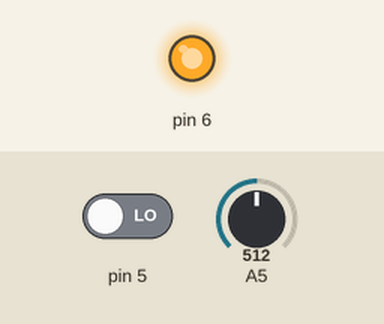
The sketch below on a simulated Arduino Uno, built with avr-gcc and run on an emulated ATmega328P. Shown: output pins drawn as LEDs (lit = HIGH). Inputs (shaded band) come from the test bench; at power-on: pin 5 LOW, A5 = 512. Pins used as bus, display or sensor lines are not drawn; what the sketch prints to the serial monitor is not drawn.

Above: at 0.1 s.
Timing chart, 0 to 1.6 s (numbered marks = the images above):
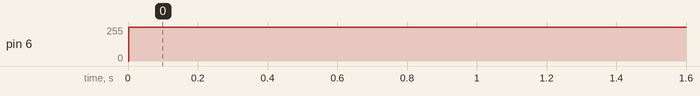

Measured:
- by itself, pin 6: 0/255 → 254/255 at 0.00 s

The sketch:

SPI_test.ino
```cpp
#include <SPI.h>

#define CS_PIN 10

void setup() {
  // put your setup code here, to run once:
  pinMode(CS_PIN, OUTPUT);
  pinMode(4, INPUT_PULLUP);
  pinMode(5, INPUT);
  pinMode(6, OUTPUT);
  pinMode(7, INPUT);
  digitalWrite(CS_PIN, HIGH);
  Serial.begin(38400);
  SPI.begin();
//  SPI.setClockDivider(SPI_CLOCK_DIV128);
}

void loop() {
  // put your main code here, to run repeatedly:
  digitalWrite(CS_PIN, LOW);
  byte val1 = SPI.transfer(0xC0);
  byte val2 = SPI.transfer(0x00);
//  Serial.print("val1:0x");
//  Serial.println(val1, HEX);
//  Serial.print("val2:0x");
//  Serial.println(val2, HEX);
  digitalWrite(CS_PIN, HIGH);
  delay(1);

//  digitalWrite(CS_PIN, LOW);
//  SPI.transfer(0xFF);
  Serial.println(analogRead(5));
  static bool flag = false;
  if (!flag) {
    analogWrite(6, 254);
    flag = true;
  }

  Serial.print("pulse width:");
  Serial.println(pulseIn(5, HIGH));
  Serial.print("read:");
  Serial.println(analogRead(5));
//  digitalWrite(CS_PIN, HIGH);
  delay(1);

  delay(1000);
}
```
